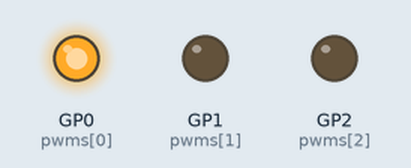
The program below on a simulated Raspberry Pi Pico running MicroPython. Parts: output pins drawn as LEDs (lit = HIGH). At 1.4 s the program stops and its outputs stay as they are.

Above: at 0.1 s.
At 0.7 s:
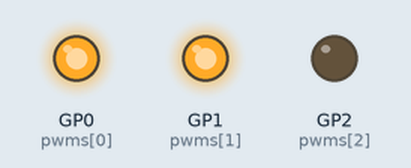
At 1.1 s:
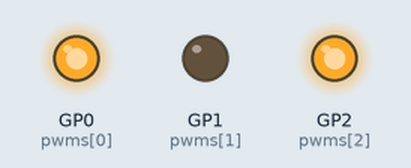
At 1.5 s:
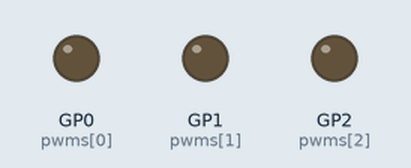
Timing chart, 0 to 2.9 s (numbered marks = the images above):
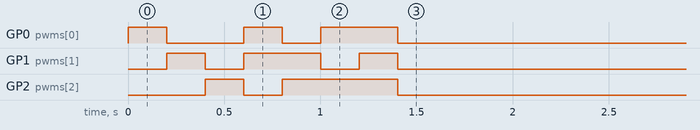

The program:

rgb_leds.py
```python
from machine import Pin, PWM
from utime import sleep

pins = [0, 1, 2]
colors = ['red', 'green', 'blue']
pwms = [PWM(Pin(pin,Pin.OUT)) for pin in pins]
for pwm in pwms:
    pwm.freq(1000)

def map_color(color):
    return int(color * 65535 / 255)

def set_color(red, green, blue):
    pwms[0].duty_u16(map_color(red))
    pwms[1].duty_u16(map_color(green))
    pwms[2].duty_u16(map_color(blue))

set_color(255, 0, 0)
sleep(0.2)
set_color(0, 255, 0)
sleep(0.2)
set_color(0, 0, 255)
sleep(0.2)
set_color(255, 255, 0)
sleep(0.2)
set_color(0, 255, 255)
sleep(0.2)
set_color(255, 0, 255)
sleep(0.2)
set_color(255,255,255)
sleep(0.2)
set_color(0,0,0)
```

Measured:
- by itself, GP0 (pwms[0]): goes HIGH 0.20 s, LOW 0.40 s, HIGH 0.20 s, LOW 0.20 s, HIGH 0.40 s, then LOW
- by itself, GP1 (pwms[1]): goes HIGH 0.20 s, LOW 0.20 s, HIGH 0.40 s, LOW 0.20 s, HIGH 0.20 s, then LOW
- by itself, GP2 (pwms[2]): LOW → HIGH at 0.40 s, → LOW 0.20 s later, → HIGH 0.20 s later, → LOW 0.60 s later
